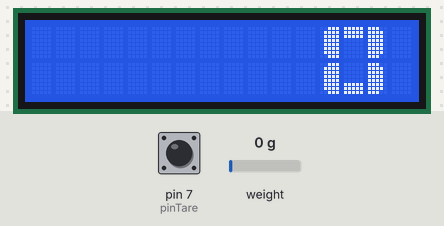
Bench run of a program on a simulated Arduino Uno, built with avr-gcc and run on an emulated ATmega328P. Parts: 16×2 character LCD. Inputs (shaded band) come from the test bench; at power-on: weight on the scale 0 g, pin 7 (pinTare) HIGH.

Above: at 2.2 s.
2.3 s: weight on the scale set to 4900 g
At 4.2 s:
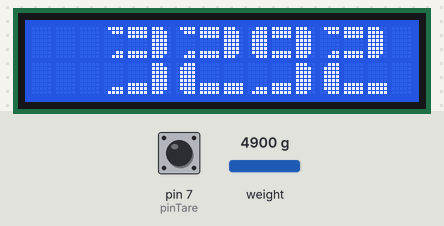
4.5 s: weight on the scale set to 100 g
At 6.1 s:
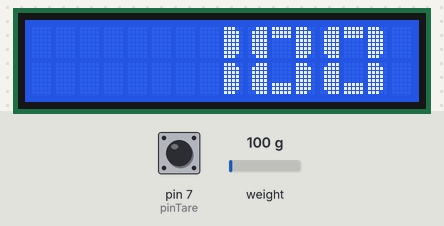
6.4 s: pin 7 (pinTare) pulled LOW for 0.15 s
At 8.0 s:
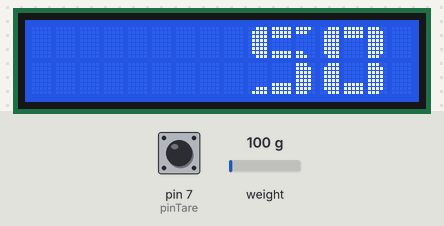
9.5 s: weight on the scale set to 2500 g
At 11.1 s:
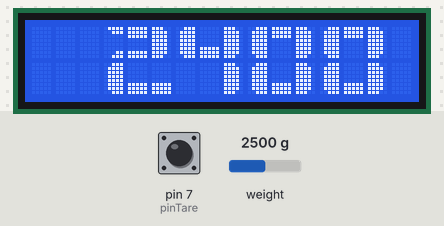
11.4 s: weight on the scale set to 1250 g
At 13.1 s:
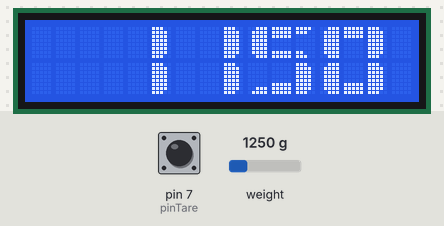
13.6 s: pin 7 (pinTare) pulled LOW for 1 s
At 15.3 s:
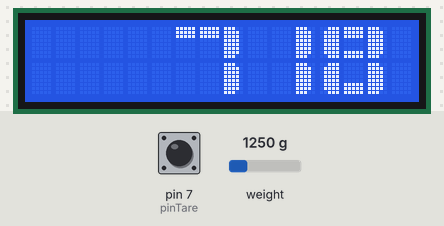
Timing chart, 0 to 16.8 s (numbered marks = the images above; inputs shaded):
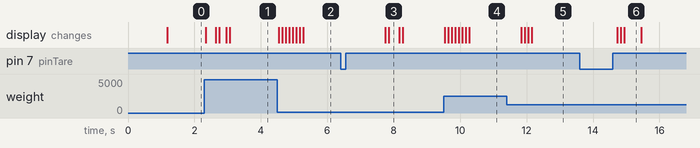

Measured:
- after the input at 2.3 s, the display: first changes at once (image 1 shows a later state)
- after the input at 4.5 s, the display: first changes at once (image 2 shows a later state)
- after the input at 6.4 s, the display: first changes after 1.3 s (image 3 shows a later state)
- after the input at 9.5 s, the display: first changes at once (image 4 shows a later state)
- after the input at 11.4 s, the display: first changes after 0.43 s (image 5 shows a later state)
- after the input at 13.6 s, the display: first changes after 1.1 s (image 6 shows a later state)
- what the display in image 6 shows lasts 0.6 s, from 14.9 s to 15.5 s

The program:

main.cpp
```cpp
#include <Arduino.h>
#include "HX711.h"
#include <LiquidCrystal.h>
#include <BigNumbers.h>

const byte pinData = 3;
const byte pinClk = 2;
const byte pinTare = 7;

HX711 scale;

const long calibration_factor = 106500;

LiquidCrystal lcd(8, 9, 10, 11, 12, 13);
BigNumbers bigNum(&lcd);

const int numReadings = 8;
int readings[numReadings];
int index = 0;
int total = 0;
int average = 0;

void setup() {
  Serial.begin(9600);
  lcd.begin(16, 2);
  bigNum.begin();
  lcd.clear();
  scale.begin(pinData, pinClk);
  scale.set_scale(calibration_factor);
  scale.tare();

  pinMode(pinTare, INPUT_PULLUP);

  for (int i = 0; i < numReadings; ++i) {
    readings[i] = 0;
  }
}

void loop() {
  static unsigned long previousMillis = 0;
  unsigned long currentMillis = millis();
  const unsigned long interval = 5; // Adjust as needed

  if (currentMillis - previousMillis >= interval) {
    previousMillis = currentMillis;

    if (digitalRead(pinTare) == LOW) {
      scale.tare();
    }

    int weight = scale.get_units() * 1000;

    total = total - readings[index];
    readings[index] = weight;
    total = total + readings[index];
    index = (index + 1) % numReadings;

    average = total / numReadings;

    if ((average & 1) == 0) {
      bigNum.displayLargeInt(average, 0, 5, false);
    }

    if (weight < 0) {
      lcd.setCursor(0, 0);
      lcd.print("__");
      lcd.setCursor(0, 1);
      lcd.print("--");
    }
  }
}
```

Calibiration.cpp
```cpp
#include <Arduino.h>
#include "HX711.h"

// data pin and clock pin
byte pinData = 3;
byte pinClk = 2;

HX711 scale;
// Parameter to calibrate weight and sensor, different for different sensors
float calibration_factor = 106026; // put some value and adjust it through serial monitor

void setup()
{
  Serial.begin(9600);
  Serial.println("HX711 calibration");
  Serial.println("Remove all weight from scale");
  Serial.println("After readings begin, place known weight on scale");
  Serial.println("Press a,s,d,f to increase calibration factor by 10,100,1000,10000 respectively");
  Serial.println("Press z,x,c,v to decrease calibration factor by 10,100,1000,10000 respectively");

  scale.begin(pinData, pinClk);
  // apply the calibration
  scale.set_scale();
  // initializing the tare.
  scale.tare(); // Reset the scale to 0

  long zero_factor = scale.read_average(); // Get a baseline reading
  Serial.print("Zero factor: ");           // This can be used to remove the need to tare the scale. Useful in permanent scale projects.
  Serial.println(zero_factor);
}

void loop()
{

  scale.set_scale(calibration_factor); // Adjust to this calibration factor

  Serial.print("Reading: ");
  Serial.print(scale.get_units(), 2);
  Serial.print(" kgs"); // Change this to grams and re-adjust the calibration factor if you follow SI units like a sane person
  Serial.print(" calibration_factor: ");
  Serial.print(calibration_factor);
  Serial.println();

  if (Serial.available())
  {
    char temp = Serial.read();
    if (temp == '+' || temp == 'a')
      calibration_factor += 10;
    else if (temp == '-' || temp == 'z')
      calibration_factor -= 10;
    else if (temp == 's')
      calibration_factor += 100;
    else if (temp == 'x')
      calibration_factor -= 100;
    else if (temp == 'd')
      calibration_factor += 1000;
    else if (temp == 'c')
      calibration_factor -= 1000;
    else if (temp == 'f')
      calibration_factor += 10000;
    else if (temp == 'v')
      calibration_factor -= 10000;
    else if (temp == 't')
      scale.tare(); // Reset the scale to zero
  }
}
```

BigNumberLCD.cpp
```cpp
#include <Arduino.h>
#include "HX711.h"
#include <LiquidCrystal.h>
#include <BigNumbers.h>

// Data pin and clock pin
byte pinData = 3;
byte pinClk = 2;
byte pinTare = 7; // Tare pin

HX711 loadcell;
HX711 scale;

// Parameter to calibrate weight and sensor, different for different sensors
float calibration_factor = 106026; // Put some value and adjust it through serial monitor

// LCD connections
LiquidCrystal lcd(8, 9, 10, 11, 12, 13); // Change these pins according to your LCD wiring
BigNumbers bigNum(&lcd);                 // construct BigNumbers object, passing to it the name of our LCD object

void setup()
{
    Serial.begin(9600);
    lcd.begin(16, 2); // Initialize the LCD
    bigNum.begin();   // set up BigNumbers
    lcd.clear();      // clear display
    scale.begin(pinData, pinClk);

    // Apply the calibration
    scale.set_scale();

    // Initializing the tare
    scale.tare(); // Reset the scale to 0

    long zero_factor = scale.read_average(); // Get a baseline reading
    Serial.print("Zero factor: ");           // This can be used to remove the need to tare the scale. Useful in permanent scale projects.
    Serial.println(zero_factor);

    // Set tare pin mode to input with pull-up resistor
    pinMode(pinTare, INPUT_PULLUP);
}

void loop()
{
    // Check if tare pin is pressed (LOW)
    if (digitalRead(pinTare) == LOW)
    {
        // Tare the scale
        scale.tare();
        delay(5); // Small delay for stability
    }

    scale.set_scale(calibration_factor); // Adjust to this calibration factor

    float weight = scale.get_units();
    Serial.println(weight);

    int weightInt = weight * 1000; // Convert to grams

    // Print to LCD
    bigNum.displayLargeInt(weightInt, 0, 5, false);

    if (weight < float(0))
    {
        lcd.setCursor(0, 0);
        lcd.print("__");
        lcd.setCursor(0, 1);
        lcd.print("--");
    }

    delay(250); // Delay for stability, adjust as needed
}
```
